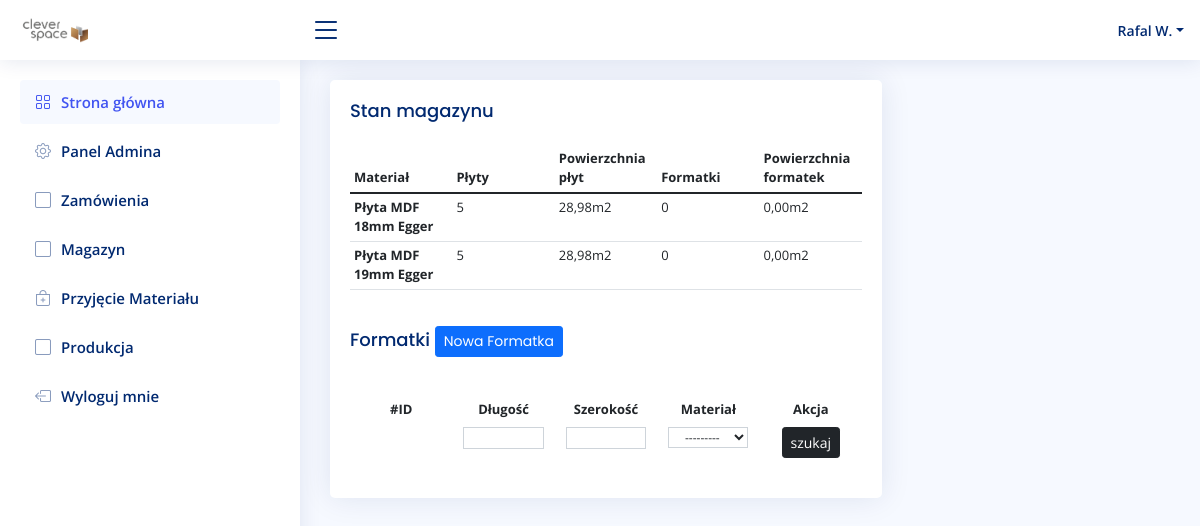
Page /stock/ (signed in) on the earlier database version.
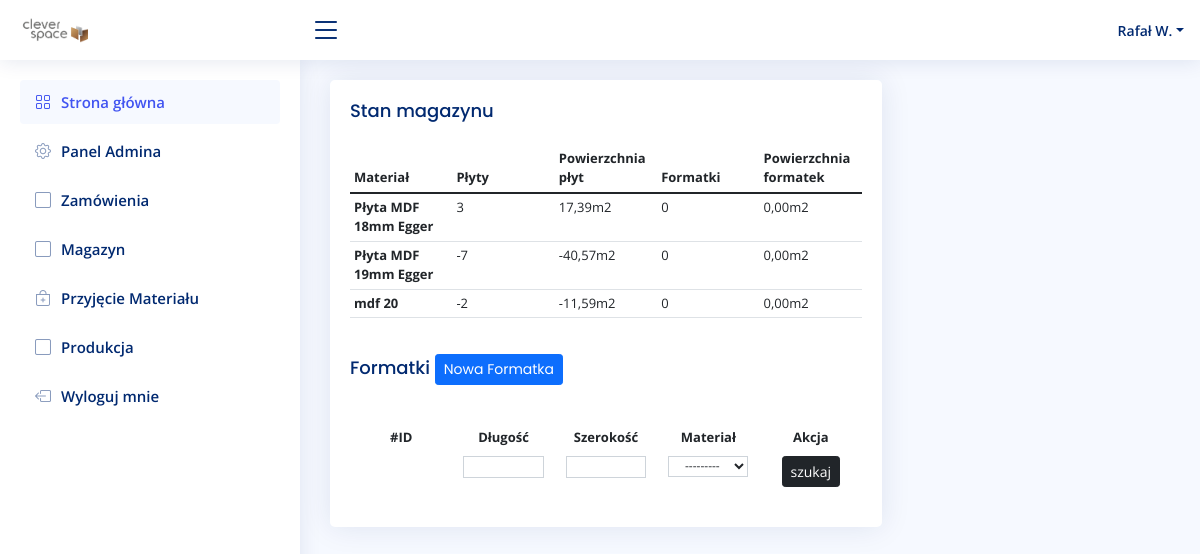
Same page on the later database version.
### account/models.py (models this page shows, shortened)
class UserBase(AbstractBaseUser, PermissionsMixin):
    email = models.EmailField(unique=True)
    first_name = models.CharField(max_length=150, blank=True)
    last_name = models.CharField(max_length=150, blank=True)
    phone_number = models.CharField(max_length=15, blank=True)
    postcode = models.CharField(max_length=12, blank=True)
    address_line_1 = models.CharField(max_length=150, blank=True)
    address_line_2 = models.CharField(max_length=150, blank=True)
    town_city = models.CharField(max_length=150, blank=True)
    is_active = models.BooleanField(default=True)
    is_staff = models.BooleanField(default=False)
    created = models.DateTimeField(auto_now_add=True)
    updated = models.DateTimeField(auto_now=True)
    objects = CustomAccountManager()
    USERNAME_FIELD = 'email'
    REQUIRED_FIELDS = ['first_name', 'last_name']
    class Meta:
        verbose_name = "Konto"
        verbose_name_plural = "Konta"

### order/models.py (models this page shows)
class Material(models.Model):
    short_name = models.CharField(max_length=255, blank=False, null=True)
    name = models.CharField(max_length=255, blank=False, null=True)
    quantity = models.SmallIntegerField(default=0, blank=False, null=True)
    material_area = models.DecimalField(default=Decimal('5.796'), decimal_places=4, blank=False, max_digits=10)
    class Meta:
        verbose_name = "materiał"
        verbose_name_plural = "materiały"
    def __str__(self):
        return self.short_name
    def caluclate_material(self):
        return self.quantity * self.material_area
    def caluclate_area(self):
        material = Material.objects.get(short_name=self.short_name)
        total_area = 0
        for stock in material.stocks.all():
            result = stock.length * stock.width / 1000000
            total_area += result
        return total_area

### stock/views.py (the view)
# urls.py: path('', staff_member_required(views.StockView.as_view()), name='stock'),
class StockView(ListView):
    model = Stock
    template_name = 'stock/home.html'
    def get_context_data(self, **kwargs):
        context = super().get_context_data(**kwargs)
        context.update({
            'filter': StockFilter(self.request.GET,
                                  queryset=self.get_queryset()),
            'materials': Material.objects.all().order_by('name'),
            'cutters': Cutter.objects.all().order_by('-name'),
            })
        return context

### stock/templates/stock/home.html (shortened to what this page needs)
{% extends 'main.html' %}
{% load static %}
{% block content %}
<div class="row">
  <div class="col-sm-8">
    <div class="card recent-sales">
      <div class="card-body">
        <h5 class="card-title">Stan magazynu </h5>
        <table class="table table-hover table-sm text-left" style="text-align: left">
          <thead>
            <tr>
              <th scope="col">Materiał</th>
              <th scope="col">Płyty</th>
              <th scope="col">Powierzchnia płyt</th>
              <th scope="col">Formatki</th>
              <th scope="col">Powierzchnia formatek</th>
            </tr>
          </thead>
          <tbody>
            {% for material in materials %}
            <tr>
              <th scope="col">{{ material.name }}</th>
              <td scope="col">{{ material.quantity }}</td>
              <td scope="col">{{ material.caluclate_material|floatformat:2 }}m2</td>
              <td scope="col">{{ material.stocks.count }}</td>
              <td scope="col">{{ material.caluclate_area|floatformat:2 }}m2</td>
            </tr>
            {% endfor %}
         </tbody>
       </table>
        <h5 class="card-title">Formatki <a href="{% url 'create-stock' %}"><button class="btn btn-primary btn-sm">Nowa Formatka</button></a></h5>
       <div class="dataTable-top"></div>
       <div class="table-responsive">
        <table class="table table-borderless table-hover table-sm">
          {% include 'stock/search.html' %}
          <thead>
            <tr>
              <th scope="col">#ID</th>
              <th scope="col">Długość</th>
              <th scope="col">Szerokość</th>
              <th scope="col">Materiał</th>
              <th scope="col">Akcja</th>
            </tr>
          </thead>
        </table>
      </div>
      </div>
    </div>
  </div>
</div>
{% endblock %}

### templates/navbar.html (shortened to what this page needs)
  {% load static %}
  <header id="header" class="header fixed-top d-flex align-items-center">
    <div class="d-flex align-items-center justify-content-between">
      <a href="{% url 'home' %}" class="logo d-flex align-items-center">
        <img src="{% static 'assets/img/logo.png' %}" alt="">
      </a>
      <i class="bi bi-list toggle-sidebar-btn"></i>
    </div>
    <nav class="header-nav ms-auto">
      <ul class="d-flex align-items-center">
        <li class="nav-item dropdown pe-3">
          <a class="nav-link nav-profile d-flex align-items-center pe-0" href="#" data-bs-toggle="dropdown">
            <span class="d-none d-md-block dropdown-toggle ps-2">{{ user.first_name }} {{ user.last_name.0 }}.</span>
          </a>
            </li>
          </ul>
    </nav>
  </header>
  <aside id="sidebar" class="sidebar">
    <ul class="sidebar-nav" id="sidebar-nav">
      <li class="nav-item">
        <a class="nav-link " href="{% url 'home' %}">
          <i class="bi bi-grid"></i>
          <span>Strona główna</span>
        </a>
      </li>
      {% if user.is_superuser %}
      <li class="nav-item">
        <a class="nav-link collapsed" href="{% url 'admin:index' %}">
          <i class="bi bi-gear"></i>
          <span>Panel Admina</span>
        </a>
      </li>
      {% endif %}
      {% if user.is_staff %}
      <li class="nav-item">
        <a class="nav-link collapsed" href="{% url 'home-orders' %}">
          <i class="bi bi-square"></i>
          <span>Zamówienia</span>
        </a>
      </li>
      <li class="nav-item">
        <a class="nav-link collapsed" href="{% url 'stock' %}">
          <i class="bi bi-square"></i>
          <span>Magazyn</span>
        </a>
      </li>
      <li class="nav-item">
        <a class="nav-link collapsed" href="{% url 'grn' %}">
          <i class="bi bi-bag-plus"></i>
          <span>Przyjęcie Materiału</span>
        </a>
      </li>
      <li class="nav-item">
        <a class="nav-link collapsed" href="{% url 'home-production' %}">
          <i class="bi bi-square"></i>
          <span>Produkcja</span>
        </a>
      </li>
      {% endif %}
      <li class="nav-item">
        <a class="nav-link collapsed" href="{% url 'logout' %}">
          <i class="bi bi-box-arrow-left"></i>
          <span>Wyloguj mnie</span>
        </a>
      </li>
    </ul>
  </aside>

Differences in the rows shown:
changed UserBase: first_name "Rafal" → "Rafał"
changed Material "Płyta MDF 18mm Egger": quantity "5" → "3"; caluclate_material "28,98" → "17,39"
changed Material "Płyta MDF 19mm Egger": quantity "5" → "-7"; caluclate_material "28,98" → "-40,57"
added Material: name "mdf 20", quantity "-2", caluclate_material "-11,59", stocks.count "0", caluclate_area "0,00"
